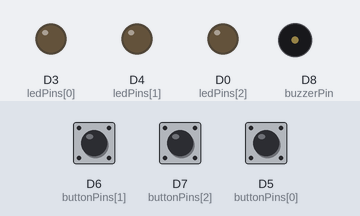
This sketch was run on a simulated ESP8266 (NodeMCU). Shown: output pins drawn as LEDs (lit = HIGH), buzzer (waves = sounding, pin HIGH). The inputs (shaded band) are chosen by the test bench; at power-on: D6 (buttonPins[1]) HIGH, D7 (buttonPins[2]) HIGH, D5 (buttonPins[0]) HIGH. WiFi joins after 1.5 s; servers stay silent unless stated; uploads are accepted with an empty reply; what the sketch prints to the serial monitor is not drawn.

Above: at 5.2 s.
5.3 s: D6 (buttonPins[1]) pulled LOW for 0.15 s
At 6.1 s:
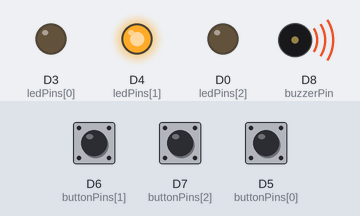
7.8 s: D7 (buttonPins[2]) pulled LOW for 0.15 s
At 8.6 s:
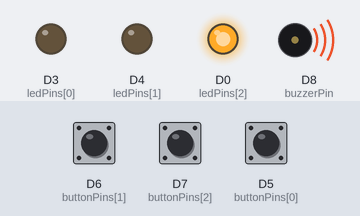
10.3 s: D5 (buttonPins[0]) pulled LOW for 0.15 s
At 11.0 s:
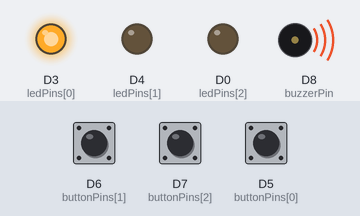
Timing chart, 0 to 13.3 s (numbered marks = the images above; inputs shaded):
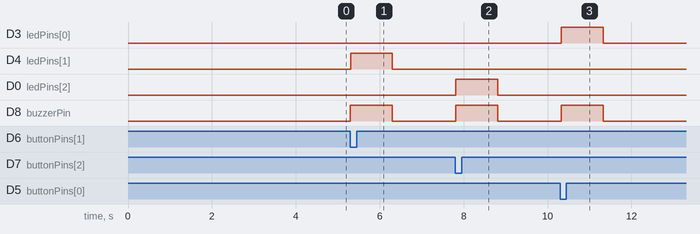

Measured:
- after the input at 5.3 s, D4 (ledPins[1]), D8 (buzzerPin): LOW → HIGH at once, → LOW 1.0 s later
- after the input at 7.8 s, D0 (ledPins[2]), D8 (buzzerPin): LOW → HIGH at once, → LOW 1.0 s later
- after the input at 10.3 s, D3 (ledPins[0]), D8 (buzzerPin): LOW → HIGH at once, → LOW 1.0 s later

The sketch:

Google_sheet_data_logging.ino
```cpp
/*
 * function doGet(e) {
  var sheet = SpreadsheetApp.openById('YOUR_SPREADSHEET_ID').getSheetByName('Sheet1');
  if (!sheet) {
    return ContentService.createTextOutput("Error: Sheet not found");
  }

  var candidate = e.parameter.candidate;
  var voteCount = e.parameter.voteCount;

  if (candidate && voteCount) {
    sheet.appendRow([new Date(), candidate, voteCount]);
    return ContentService.createTextOutput("Success");
  } else {
    return ContentService.createTextOutput("Error: Missing parameters");
  }
}
*/


#include <Wire.h>
//#include <LiquidCrystal_I2C.h>
#include <ESP8266WiFi.h>
#include <ESP8266HTTPClient.h>

// Wi-Fi credentials
const char* ssid = "Narishimas";
const char* password = "7020367194";

// Pin configuration for buttons, LEDs, and buzzer
const int buttonPins[] = {D5, D6, D7};  // 3 buttons for candidates
const int ledPins[] = {D3, D4, D0};     // 3 LEDs for candidates
const int buzzerPin = D8;               // Buzzer pin
const String candidateNames[] = {"UDF", "BJP", "LDF"};
int voteCounts[] = {0, 0, 0};           // Initial vote count for each candidate

int lastButtonStates[3] = {HIGH, HIGH, HIGH};
unsigned long lastDebounceTimes[3] = {0, 0, 0};
const unsigned long debounceDelay = 200;

//LiquidCrystal_I2C lcd(0x27, 16, 2);

// Google Apps Script URL
const String googleSheetUrl = "https://script.google.com/macros/s/AKfycbx4YcotGvPV4aVmPACl5h0_w3zw79iBoaq-bFmP_Iq7_UTEybbajn0cR_ekLsGWchLRBQ/exec"; // Replace YOUR_SCRIPT_ID

void setup() {
  Serial.begin(115200);

  // Connect to Wi-Fi
  WiFi.begin(ssid, password);
  //lcd.begin();
  //lcd.setBacklight(1);
  //lcd.clear();
  //lcd.print("Connecting...");
  int wifiAttempts = 0;

  while (WiFi.status() != WL_CONNECTED && wifiAttempts < 30) {
    delay(1000);
    Serial.print(".");
    wifiAttempts++;
  }

  if (WiFi.status() == WL_CONNECTED) {
    //lcd.clear();
    //lcd.print("Wi-Fi Connected");
    Serial.println("\nWi-Fi Connected");
  } else {
    //lcd.clear();
    //lcd.print("Wi-Fi Failed!");
    Serial.println("\nWi-Fi Connection Failed");
    while (true); // Stop if Wi-Fi fails
  }

  delay(2000);
  //lcd.clear();
  //lcd.print("      EVM");

  // Configure button, LED, and buzzer pins
  for (int i = 0; i < 3; i++) {
    pinMode(buttonPins[i], INPUT_PULLUP);
    pinMode(ledPins[i], OUTPUT);
    digitalWrite(ledPins[i], LOW); // Ensure LEDs are off initially
  }

  pinMode(buzzerPin, OUTPUT);
  digitalWrite(buzzerPin, LOW); // Ensure buzzer is off initially
}

void loop() {
  // Check each button for votes
  for (int i = 0; i < 3; i++) {
    int buttonState = digitalRead(buttonPins[i]);

    // Detect button press with debounce
    if (buttonState != lastButtonStates[i] && (millis() - lastDebounceTimes[i] > debounceDelay)) {
      lastDebounceTimes[i] = millis(); // Update debounce timer

      if (buttonState == LOW) {  // Button is pressed
        activateBuzzer(); // Turn on the buzzer

        voteCounts[i]++; // Increment vote count
        Serial.print("Vote Count for ");
        Serial.print(candidateNames[i]);
        Serial.print(": ");
        Serial.println(voteCounts[i]);

        // Indicate vote on //lcd and LED
        //lcd.clear();
        //lcd.print("Voted for:");
        //lcd.setCursor(0, 1);
        //lcd.print(candidateNames[i]);
        digitalWrite(ledPins[i], HIGH); // Turn on LED
        delay(1000);                   // Hold display for 1 second
        digitalWrite(ledPins[i], LOW); // Turn off LED

        deactivateBuzzer(); // Turn off the buzzer

        // Send vote to Google Sheets
        sendVoteToGoogleSheet(candidateNames[i], voteCounts[i]);

        // Reset //lcd message
        //lcd.clear();
        //lcd.print("      EVM");
      }
    }
    lastButtonStates[i] = buttonState; // Update button state
  }

  delay(100); // Short delay before next loop iteration
}

void activateBuzzer() {
  digitalWrite(buzzerPin, HIGH); // Turn on the buzzer
}

void deactivateBuzzer() {
  digitalWrite(buzzerPin, LOW); // Turn off the buzzer
}

void sendVoteToGoogleSheet(String candidate, int voteCount) {
  if (WiFi.status() == WL_CONNECTED) {
    HTTPClient http;
    WiFiClientSecure client;  // HTTPS client
    client.setInsecure();     // Bypass SSL verification (simplifies testing)

    // Construct the request URL with candidate and vote count
    String url = googleSheetUrl + "?candidate=" + candidate + "&voteCount=" + String(voteCount);
    Serial.print("Sending request to: ");
    Serial.println(url);

    // Make HTTP GET request
    http.begin(client, url);
    int httpResponseCode = http.GET();

    if (httpResponseCode > 0) {
      Serial.print("HTTP Response code: ");
      Serial.println(httpResponseCode);
      String response = http.getString();
      Serial.println("Response: " + response);
    } else {
      Serial.print("Error sending data: ");
      Serial.println(httpResponseCode);
    }

    http.end(); // Close the connection
  } else {
    Serial.println("Wi-Fi not connected. Data not sent.");
    //lcd.clear();
    //lcd.print("Wi-Fi Error!");
    delay(1000);
    //lcd.clear();
    //lcd.print("      EVM");
  }
}
```
